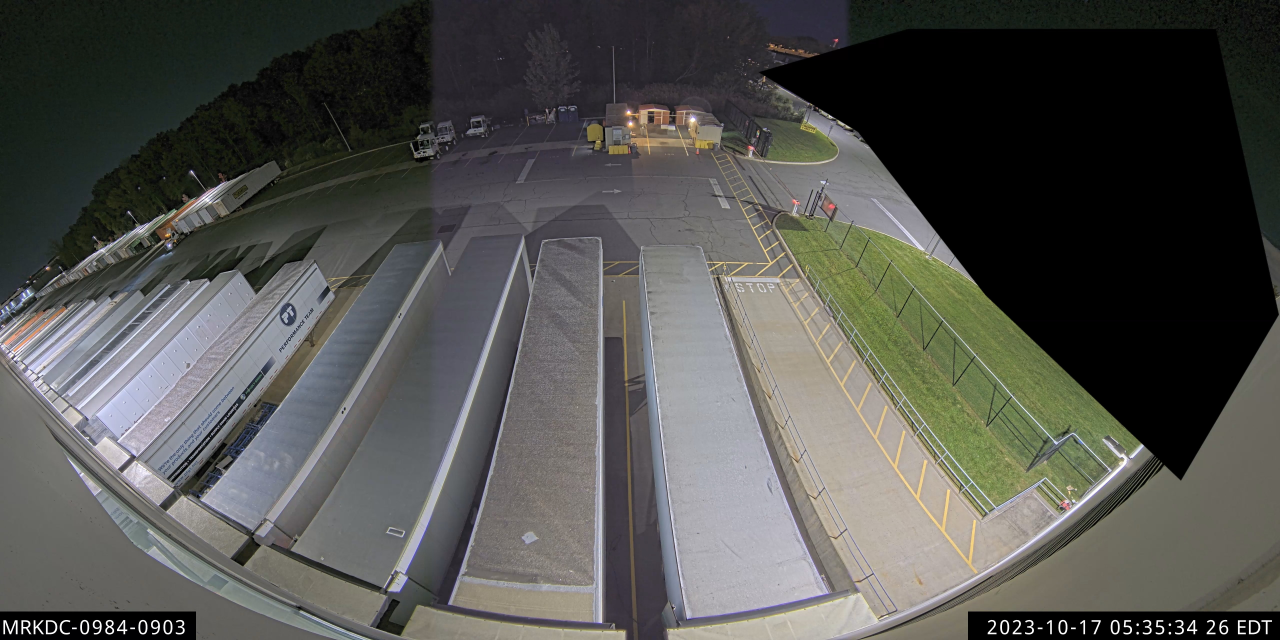
#> input picture OpenCV/Trailer/camera_images-65dc30c421274/MRKDC_0984_0903.jpg, 5120 x 2560 px, found by its file name (shown at 1/4 size)
$ jupyter execute --allow-errors demo.ipynb
#> lines starting #> are read from the running program, lines starting #| are printed output that depends on the picture
[cell 1]
import cv2
img_grayscale = cv2.imread("/home/wot-prink/Desktop/hello/OpenCV/Trailer/camera_images-65dc30c421274/MRKDC_0984_0903.jpg")
#> img_grayscale is the input picture: shape (2560, 5120, 3); mean B, G, R 79, 82.6, 82.3


# The function cv2.imshow() is used to display an image in a window.
cv2.imshow('graycsale image',img_grayscale)

# waitKey() waits for a key press to close the window and 0 specifies indefinite loop
cv2.waitKey(0)

# cv2.destroyAllWindows() simply destroys all the windows we created.
cv2.destroyAllWindows()

[cell 2]
from constants import *
import json

json_path = open("/home/wot-prink/Desktop/hello/OpenCV/Trailer/trailer_yard.camera_rois-65dc30dedcdf0.json")
#> (reads OpenCV/Trailer/trailer_yard.camera_rois-65dc30dedcdf0.json from the repository)
data = json.load(json_path)
#> (the rest of this cell did not finish here and is left out)

[cell 3]
import json
import os


class ExtractData:

    def __init__(self, file_path, camera_ids):
        self.file_path = file_path
        self.camera_ids = camera_ids

    def run(self):
        camera_name = "MRKDC_0984_0"  # camera name in json format
        self.camera_ids = [
            camera_name + str(camera_id) for camera_id in self.camera_ids
        ]  # convert camera is in name

        # list for store select camera data
        camera_data_rois = {}

        # open json and load
        f = open(self.file_path)
        all_data = json.load(f)

        # filter data using camera ids
        for data in all_data:
            if data["cam_name"] in self.camera_ids:
                if data["cam_name"] not in camera_data_rois.keys():
                    camera_data_rois[data["cam_name"]] = []
                    camera_data_rois[data["cam_name"]].append(data)
                else:
                    camera_data_rois[data["cam_name"]].append(data)

        return camera_data_rois

[cell 4]
import json
#> (the rest of this cell did not finish here and is left out)

#> (a cell that did not finish here is left out)

#> (a cell that did not finish here is left out)

#> (a cell that did not finish here is left out)

[cell 8]
import cv2
img_grayscale = cv2.imread('/home/wot-prink/Desktop/hello/OpenCV/Trailer/camera_images-65dc30c421274/MRKDC_0984_0903.jpg')

h,w=img_grayscale.shape[:2]
#> h = 2560; w = 5120
x1=1632*w//10000
#> x1 = 835
y1=3569*h//10000
#> y1 = 913
x2=3480*w//10000
#> x2 = 1781
y2=8194*h//10000
#> y2 = 2097
image = cv2.rectangle(img_grayscale, (x1,y1), (x2,y2), (255,0,0), 2)
image = cv2.resize(image, (800, 650))
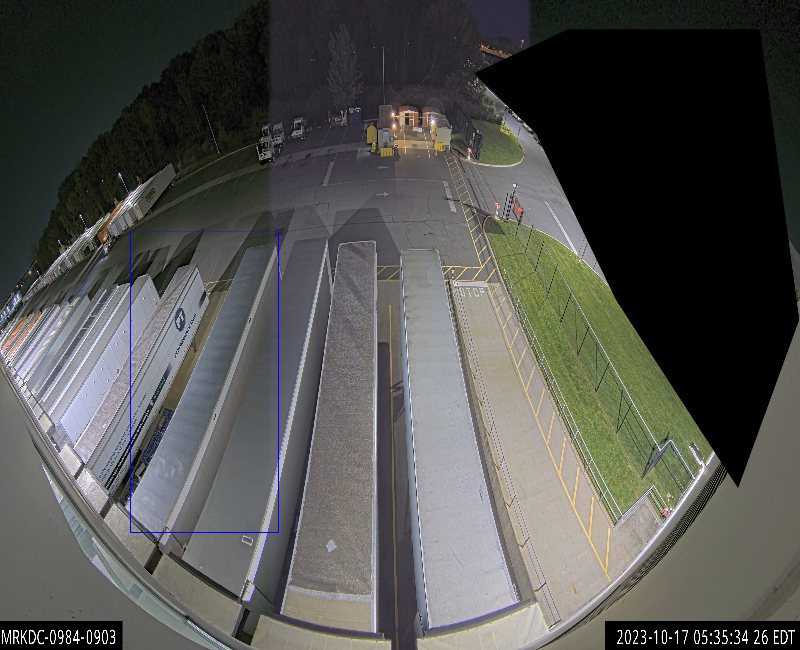
#> image: shape (650, 800, 3); mean B, G, R 79.1, 82.4, 82.1

cv2.imshow('graycsale image',image)
cv2.waitKey(0)
cv2.destroyAllWindows()
